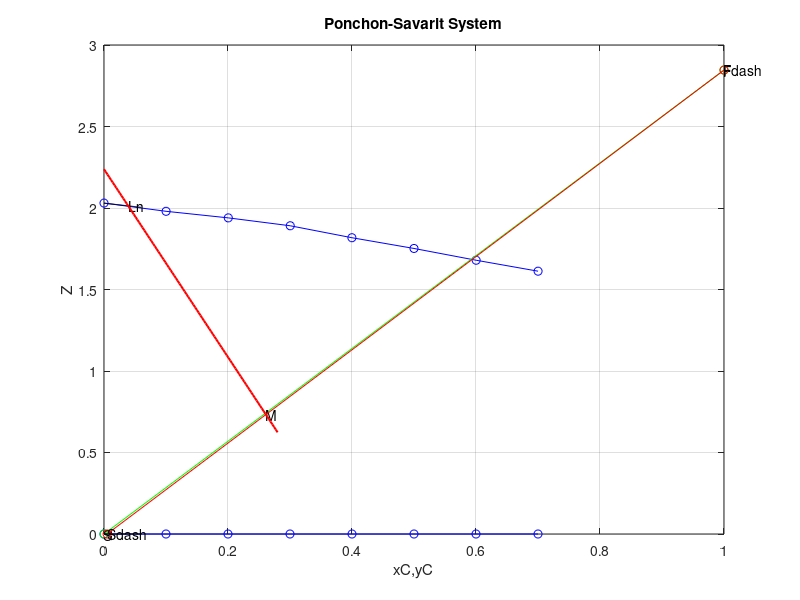

The MATLAB source for this figure: (Note: this script raises an error after producing the figure.)
clc;
clear;

% wC = [0.046 0.032 0.021 0.011 0.006 0.002];
wC = [0 0.1 0.2 0.3 0.4 0.5 0.6 0.7];
wB_dash = [0.33 0.302 0.272 0.242 0.213 0.1817 0.1492 0.1148];
wC_dash = [0 0.0336 0.0682 0.1039 0.1419 0.1817 0.224 0.268];
for i =1:length(wC)
    wA_dash(i) = 1-wB_dash(i)-wC_dash(i);
    wA(i) = 0;
    wB(i)= 1-wC(i);
end

%SETTING UP THE UNDERFLOW AND OVERFLOW
for i = 1:length(wA)
xc(i) = (wC_dash(i))/(wC_dash(i)+wB_dash(i));
Z(i) = (wA(i))/(wB(i)+wC(i));
yc(i) = (wC(i))/(wC(i)+wB(i));
z(i) = (wA_dash(i))/(wB_dash(i)+wC_dash(i));
end

F = 2000;
F_dash = 2000*(0.26);
S = 1500;
S_dash = S;
zf = (100-26)/26; %solid/non solid
xcf = 1;
zs = 0;%no solid in overflow
ycs = 0.005;


figure(1)
plot(xc, z, 'bo-'); grid on; hold on;
plot(yc, Z, 'bo-'); grid on; hold on;
xlabel('xC,yC'); ylabel('Z');
title('Ponchon-Savarit System');

%plotting FS line
F1 = [xcf 0];
S1 = [zf 0];
plot(F1, S1, 'go-');grid on; hold on;
text(xcf,zf, 'F');
text(0, 0, 'S');

%DETERMINING MIXTURE POINT
M = F_dash+S_dash;
zM = (((F_dash*zf)+(S_dash*zs))/M);
xM = (((F_dash*xcf)+(S_dash*ycs))/M); 
text(xM,zM, 'M');
a4 = plot([xcf ycs],[zf, zs],'-or');
text(xcf, zf, 'Fdash');
text(ycs, zs, 'Sdash');
Wb = 0;
Wc = 0.015;
Wa = 1 - (Wb+Wc);
xcn = 0.039;

p1 = polyfit(xc,z,2);
X_=0:0.001:0.06;
f1 = polyval(p1,X_);
plot(X_,f1,'black')

zn = polyval(p1, xcn);
text(xcn,zn, 'Ln');


p2 = polyfit(yc,Z,2);
X_=0:0.001:0.06;
f1 = polyval(p2,X_);
plot(X_,f1,'black')

%finding line form Ln to M 
slop_Ln_M = (zn-zM)/(xcn-xM);
x_values = linspace(0,0.28, 100);
y = zM + slop_Ln_M*(x_values-xM);
plot(x_values, y, 'r-', 'LineWidth', 1.5);  % Plot Ln M line

% finding v1 point by skoving p2 and Ln to M line
syms x y;
[v1,yc1] = vpasolve([y == poly2sym(p2), y == zM + slop_Ln_M*(x-xM)],[x,y],[0 1;0 1]); %range=[x1 x2;y1 y2]
text(v1,  yc1,'V1');

%fingding delta point
%Finding FE and RnS lines
%for FV1 line F(xcf,zf) V1(v1,yc1)
m2 = (zf-yc1)/(xcf-v1);
b2 = yc1 - m2 * v1; %intercept
x_val2 = linspace(-0.2, 1.01, 100); 
y_val2 = m2 * x_val2 + b2;
plot(x_val2, y_val2, 'b');
%for LnS line Ln(xcn,zn) S(0,0)
m3 = zn/xcn;
b3 = 0 - m3 * 0;
x_val3 = linspace(-0.14, 0.06, 100); 
y_val3 = m3 * x_val3 + b3;
plot(x_val3, y_val3, 'b'); 

%Finding delta point by solving FE and RnS lines
syms x y;
eq1 = y == m2*x + b2;
eq2 = y == m3*x + b3;
[Px, Py] = solve([eq1, eq2], [x, y]);
text(Px,  Py,'delta');
i=1;
l1=xcn+1; %to run while once

ii=1;
while (xcn<l1)
    %finding L1(l1,xc1)
    l1=v1;
    l1=double(l1);
    xc1=polyval(p1,l1);
    text(l1,  xc1,['L' num2str(i)]);
    
    %finding the L1 delta line
    %for L1 delta line L1(l1,xc1) delta(Px,Py)
    m2 = (xc1-Py)/(l1-Px);
    b2 = Py - m2 * Px; %intercept
    x_val2 = linspace(-0.14, 0.06, 100); 
    y_val2 = m2 * x_val2 + b2;
    plot([l1,Px],[xc1,Py])
    
    %finding the V2 point by soving L1 delta line and P2 curve
    syms x y;
    [v2,yc2] = vpasolve([y == poly2sym(p2), y == m2 * x + b2],[x,y],[-0.1 1;-0.1 1]); %range=[x1 x2;y1 y2]
    text(v2,  yc2,['V' num2str(i+1)]);
      
    v1=v2;
    YC(ii)=yc1;
    yc1=yc2;
    i=i+1;
    ii=ii+1;
    XC(ii)=xc1;
    YC(ii)=yc1;
end
figure(2)
plot(XC,'-or');
xlabel('stages'); ylabel('Xc');
title('underflow ');
disp(XC)
figure(3)
plot(YC,'-or');
xlabel('stages'); ylabel('Yc');
title('overflow ');